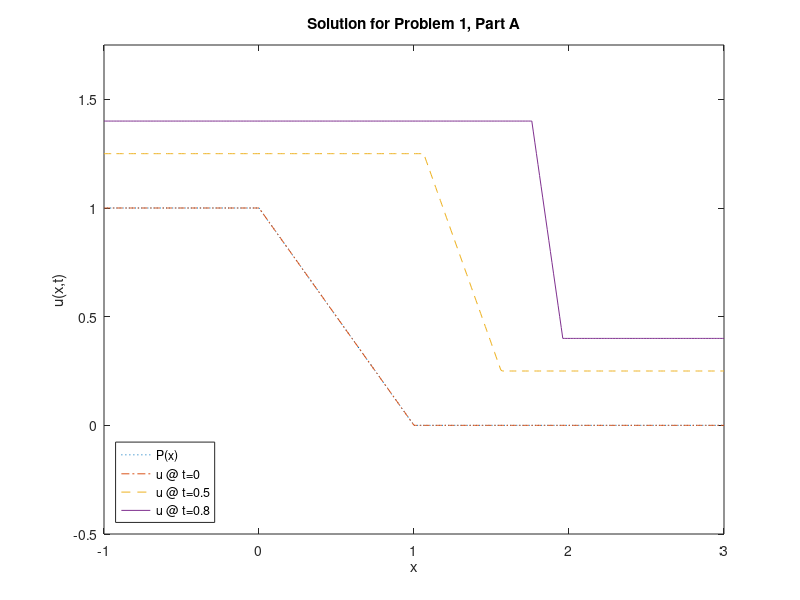
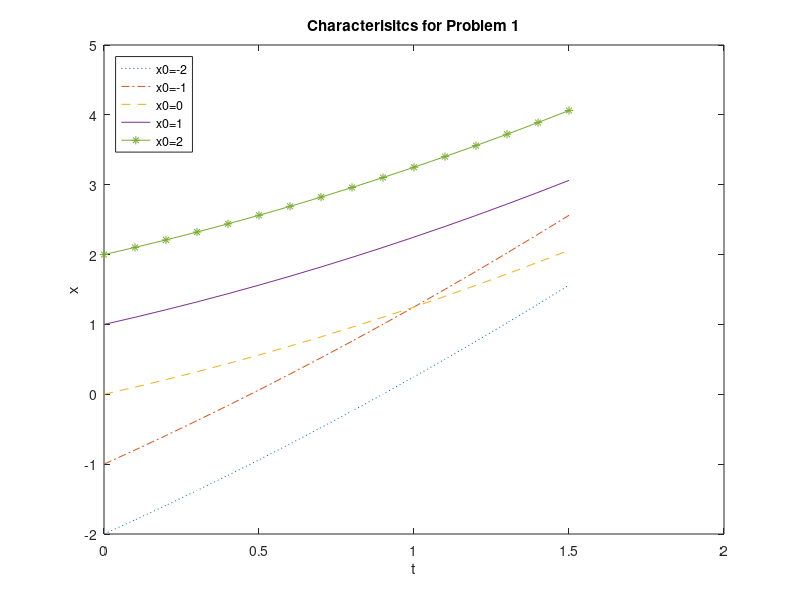
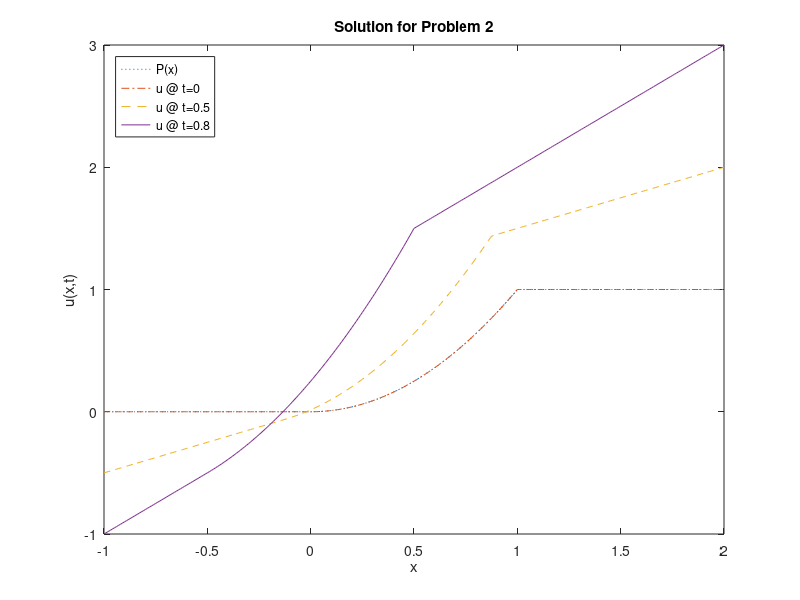
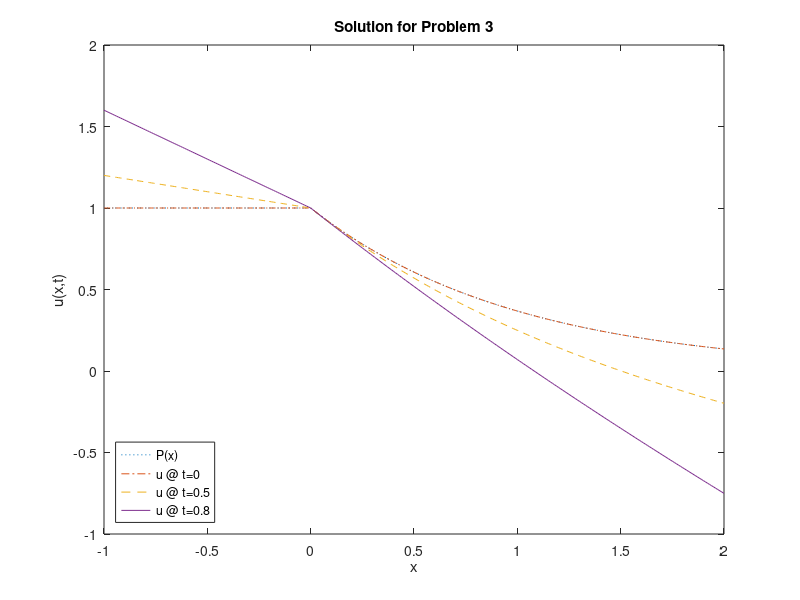

Write MATLAB code to recreate these figures, in order.
%% Homework 6B
%% Problem 1
clear all; close all; clc

% PART A

x = -1:0.01:3;

t = [0 0.5 0.8];

for z = 1:length(x)
    
    if x(z) < 0
        
        P(z) = 1;
        
    elseif x(z) <= 1
        
        P(z) = 1-x(z);
        
    else
        
        P(z) = 0;
        
    end
    
end

for i = 1:length(t)
    
    for j = 1:length(x)
        
        if x(j) < (0.25*t(i)+2)*t(i)
            
            u(i,j) = 1+0.5*t(i);
    
        elseif x(j) <= (1-t(i))+((0.25*t(i)+2)*t(i))
            
            u(i,j) = (1+0.5*t(i))-((x(j)-((0.25*t(i)+2)*t(i)))/(1-t(i)));
    
        else
            
            u(i,j) = 0.5*t(i);
            
        end
        
    end
    
end

figure(1)
plot(x,P,':',x,u(1,:),'-.',x,u(2,:),'--',x,u(3,:),'-')
axis([-1 3 -0.5 1.75])
legend('P(x)','u @ t=0','u @ t=0.5', 'u @ t=0.8','Location','SouthWest')
xlabel('x'); ylabel('u(x,t)'); title('Solution for Problem 1, Part A')

% PART C

x0 = -2:2;

t0 = 0:0.1:1.5;

for i = 1:length(t0)
    
    for j = 1:length(x0)

        if x0(j) < 0
            
            xc(i,j) = x0(j)+(t0(i)*0.25+2)*t0(i);
            
        elseif x0 <= 1
            
            xc(i,j) = ((1-t0(i))*x0(j))+(t0(i)*0.25+2)*t0(i);
            
        else 
            
            xc(i,j) = x0(j)+(t0(i)*0.25+1)*t0(i);

        end
        
    end
    
end

figure(2)
plot(t0,xc(:,1),':',t0,xc(:,2),'-.',t0,xc(:,3),'--',t0,xc(:,4),'-',t0,xc(:,5),'*-')
xlabel('t'); ylabel('x'); title('Characterisitcs for Problem 1')
legend('x0=-2','x0=-1','x0=0','x0=1','x0=2','Location','NorthWest')

%% Problem 2

x2 = -1:0.01:2;

t2 = [0 0.5 1];

for z2 = 1:length(x2)
    
    if x2(z2) < 0
        
        P2(z2) = 0;
        
    elseif x2(z2) <= 1
        
        P2(z2) = x2(z2)^2;
        
    else
        
        P2(z2) = 1;
        
    end
    
end

for i2 = 1:length(t2)
    
    for j2 = 1:length(x2)
        
        if x2(j2) < -0.5*(t2(i2)^2)
            
            u2(i2,j2) = x2(j2)*t2(i2);
    
        elseif x2(j2) <= 1-0.5*(t2(i2)^2)
            
            u2(i2,j2) = ((x2(j2)+(0.5*(t2(i2)^2)))^2)+x2(j2)*t2(i2);
    
        else
            
            u2(i2,j2) = 1+(x2(j2)*t2(i2));
        end
        
    end
    
end

figure(3)
plot(x2,P2,':',x2,u2(1,:),'-.',x2,u2(2,:),'--',x2,u2(3,:),'-')
legend('P(x)','u @ t=0','u @ t=0.5', 'u @ t=0.8','Location','NorthWest')
xlabel('x'); ylabel('u(x,t)'); title('Solution for Problem 2')

%% Problem 3

x3 = -1:0.01:2;

t3 = [0 0.1 0.3];

for z3 = 1:length(x3)
    
    if x3(z3) < 0
        
        P3(z3) = 1;
        
    else
        
        P3(z3) = exp(-x(z3));
        
    end
    
end

for i3 = 1:length(t3)
    
    for j3 = 1:length(x3)
        
        if x3(j3) < 0
            
            u3(i3,j3) = (-2*x3(j3)*t3(i3))+1;
    
        else
            
            u3(i3,j3) = (-2*x3(j3)*t3(i3))+exp(-x3(j3)*(1-2*t3(i3)));
        end
        
    end
    
end

figure(4)
plot(x3,P3,':',x3,u3(1,:),'-.',x3,u3(2,:),'--',x3,u3(3,:),'-')
legend('P(x)','u @ t=0','u @ t=0.5', 'u @ t=0.8','Location','SouthWest')
xlabel('x'); ylabel('u(x,t)'); title('Solution for Problem 3')


